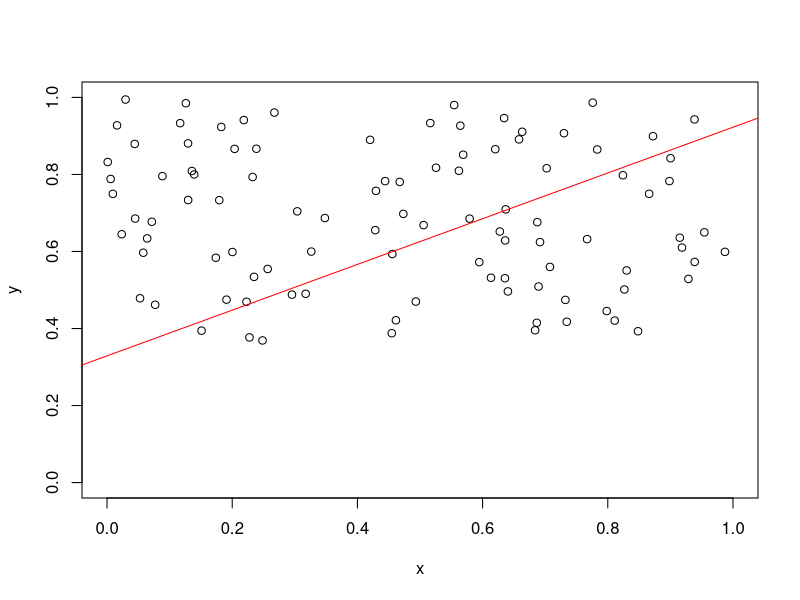

Recreate this plot in R.
## ---- chunk 1
a<-c(0,1,1,0,0,1,1,1,0,1,1)
b<-c(a,c(2,2,4,1,1,1,1,0,2))
c<-rep(c(1,0),c(8,7))
a
b
c
## ---- chunk 2
my<-function(x,n){
  x<-which(x%%2==1)
  n<-n-1
  return(x[c(diff(x,n)==n,rep(F,n))])
}
## ---- chunk 3
my(a,2)
my(a,3)
my(a,4)
my(b,2)
my(b,3)
my(b,4)
my(c,2)
my(c,3)
my(c,4)
## ---- chunk 4
#x,y 좌표 random하게 생성
x<-runif(100,0,1)
y<-runif(100,exp(-1),exp(0)) 
z<-exp(x-1) # x,z 기준 그래프 생성
plot(x,y,xlim=c(0,1),ylim=c(0,1)) #그래프 그려보기
abline(line(x,z),col="red") 
prob<-mean(y<=z)#실제 (x,y) 비교값 (x,z) 밑에 있는확률구하기
(solution<-(exp(0)-exp(-1))*prob)#면적계산,전체면적*확률
## ---- chunk 5
solution<-rep(0,100)
for ( i in 1:100){
  x<-runif(100,0,1)
  y<-runif(100,exp(-1),exp(0))
  z<-exp(x-1)
  prob<-mean(y<=z)
  solution[i]<-(exp(0)-exp(-1))*prob
}
mean(solution)

## ---- chunk 6
x<-runif(10000,0,1)
y<-runif(10000,exp(-1),exp(0)) 
z<-exp(x-1) 
(prob<-mean(y<=z))
(solution<-(exp(0)-exp(-1))*prob)
## ---- chunk 7
solution<-rep(0,100)
for ( i in 1:100){
  x<-runif(1000,0,1)
  y<-runif(1000,exp(-1),exp(0))
  z<-exp(x-1)
  prob<-mean(y<=z)
  solution[i]<-(exp(0)-exp(-1))*prob
}
mean(solution)
